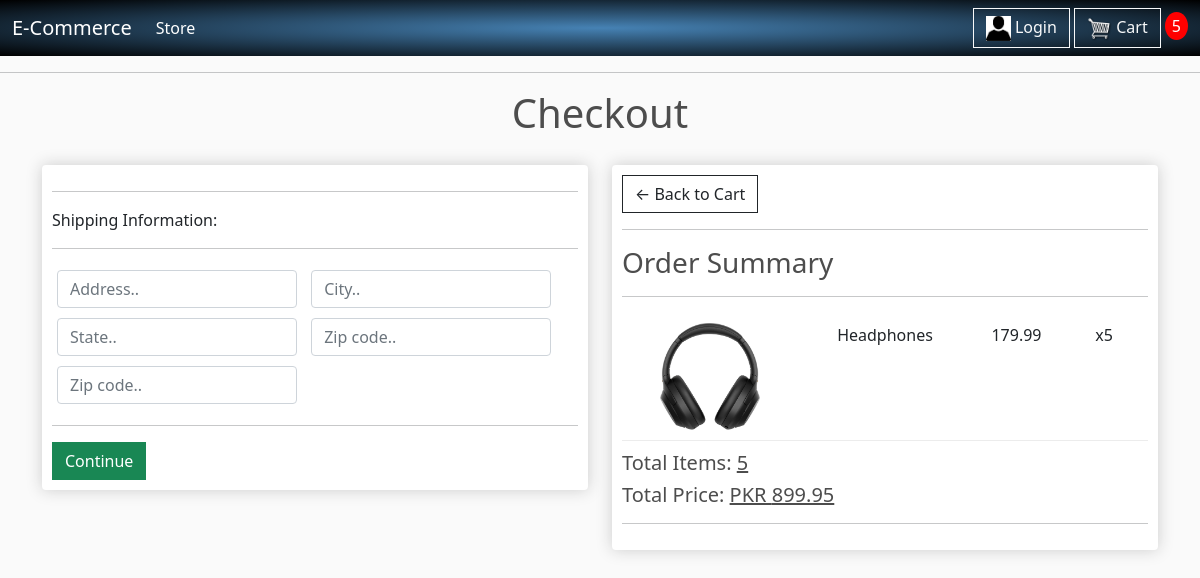
Screenshot of /checkout/ (signed in) with the database file from the repository.
### store/models.py (models this page shows, shortened)
class OrderItem(models.Model):
	product = models.ForeignKey(Product, on_delete = models.SET_NULL, null = True, blank = True)
	order = models.ForeignKey(Order, on_delete = models.SET_NULL, null = True, blank = True)
	quantity = models.IntegerField(default = 0, null = True, blank = True)
	date_ordered = models.DateTimeField(auto_now_add = True)
	@property
	def get_total(self):
		total = self.product.price * self.quantity
		return total

class Product(models.Model):
	name = models.CharField(max_length = 200, null = True)
	price = models.DecimalField(max_digits = 7, decimal_places = 2)
	digital = models.BooleanField(default = False, null = True, blank = True)
	image = models.ImageField(null = True, blank = True)  # After adding this, go to settings.py to MEDIA_ROUTE
	@property
	def imageURL(self):
		try:
			url = self.image.url
		except:
			url = ''
		return url  # Now update the img in store.html from product.image.url to product.imageURL

class Order(models.Model):
	customer = models.ForeignKey(Customer, on_delete = models.SET_NULL, null = True, blank = True)
	date_ordered = models.DateTimeField(auto_now_add = True)
	complete = models.BooleanField(default = False)
	transaction_id = models.CharField(max_length = 100, null = True)
	@property
	def shipping(self):
		shipping = False
		orderitems = self.orderitem_set.all()
		for i in orderitems:
			if i.product.digital == False:
				shipping = True
		return shipping
	@property
	def get_cart_total(self):
		orderItems = self.orderitem_set.all()
		total = sum([item.get_total for item in orderItems])
		return total
	@property
	def get_cart_items(self):
		orderItems = self.orderitem_set.all()
		total = sum([item.quantity for item in orderItems])
		return total

### store/views.py (the view)
# urls.py: path('checkout/', views.checkout, name = "checkout"),
def checkout(request):
	if request.user.is_authenticated:
		customer = request.user.customer
		order, created = Order.objects.get_or_create(customer = customer, complete = False)  # get_or_create() => Queries an obj with certain val, if it doesn't exist, it creates it
		items = order.orderitem_set.all()  # Getting All the orderitems that have a certain order as parent | we can query child obj by setting the parent val & then the child obj with all lowercase values
		cartItems = order.get_cart_items
	else:
		items = []
		order = {'get_cart_total': 0, 'get_cart_items': 0, 'shipping': False}
		cartItems = order['get_cart_items']
	context = {'items': items, 'order': order, 'cartItems': cartItems}
	return render(request, 'store/checkout.html', context)

### store/templates/store/checkout.html (shortened to what this page needs)
{% extends 'store/main.html' %}
{% load static %}
{% block content %}
<h1 style="text-align:center; padding-bottom:10px;">Checkout</h1>
<div class="row">
    <div class="col-lg-6">
        <div class="box-element" id="form-wrapper">
            <form id="form">
                <div id="shipping-info">
                    <hr>
                    <p>Shipping Information:</p>
                    <hr>
                    <div class="form-field">
                        <input class="form-control" type="text" name="address" placeholder="Address..">
                    </div>
                    <div class="form-field">
                        <input class="form-control" type="text" name="city" placeholder="City..">
                    </div>
                    <div class="form-field">
                        <input class="form-control" type="text" name="state" placeholder="State..">
                    </div>
                    <div class="form-field">
                        <input class="form-control" type="text" name="zipcode" placeholder="Zip code..">
                    </div>
                    <div class="form-field">
                        <input class="form-control" type="text" name="country" placeholder="Zip code..">
                    </div>
                </div>
                <hr>
                <input id="form-button" class="btn btn-success btn-block" type="submit" value="Continue">
            </form>
        </div>
        <br> <br>
    </div>
    <div class="col-lg-6">
        <div class="box-element">
            <a class="btn btn-outline-dark" href="{% url 'cart' %}">&#x2190; Back to Cart </a>
            <hr>
            <h3> Order Summary </h3>
            <hr>
            {% for item in items %}
            <div class="cart-row">
                <div style="flex:2"><img class="row-image" src="{{item.product.imageURL}}"></div>
                <div style="flex:2"><p> {{item.product.name}} </p></div>
                <div style="flex:1"><p> {{item.product.price}} </p></div>
                <div style="flex:1"><p> x{{item.quantity}} </p></div>
            </div>
            {% endfor %}
            <h5> Total Items: <u> {{order.get_cart_items}} </u></h5>
            <h5> Total Price: <u> PKR {{order.get_cart_total|floatformat:2}} </u></h5>
            <hr>
        </div>
    </div>
</div>
{% endblock content %}

### static/css/main.css (style rules this page uses)
body { background-color: hsl(0, 0%, 98%);*/ }
h1,h2,h3,h4,h5,h6 { color:hsl(0, 0%, 30%); }
.box-element { box-shadow:hsl(0, 0%, 80%) 0 0 16px; background-color: #fff; border-radius: 4px; padding: 10px; }
.col-lg-4, .col-lg-6, .col-lg-8, .col-lg-12 { margin-top: 10px; }
.btn { border-radius: 0; }
.row-image { width: 100px; }
.form-field { width:250px; display: inline-block; padding: 5px; }
.cart-row { display: flex; padding-top:10px; align-items: flex-stretch; padding-bottom: 10px; margin-bottom: 10px; border-bottom: 1px solid #ececec; text-align:center; }

### rows the page displays
OrderItem: product.imageURL (picture), product.name "Headphones", product.price "179.99", quantity "5"
Order: get_cart_items "5", get_cart_total "899.95"

### other values shown
{{ cartItems }} "5"
